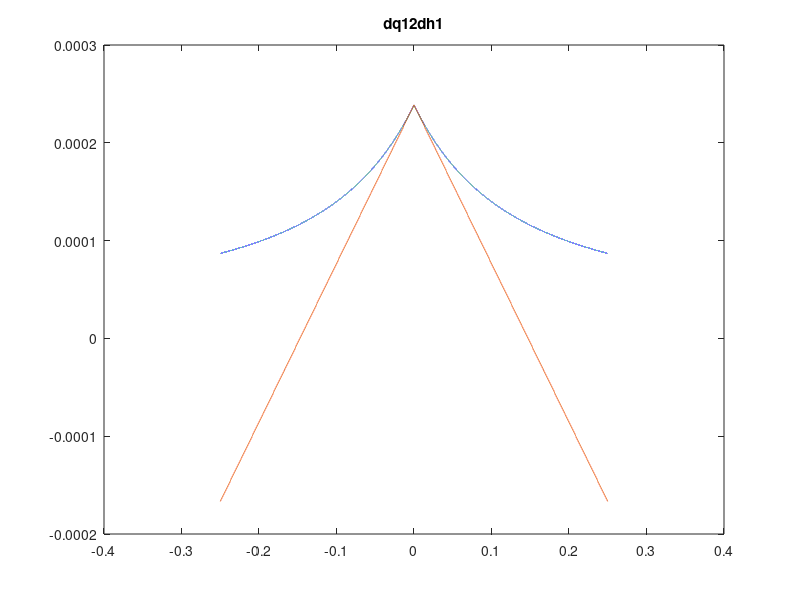
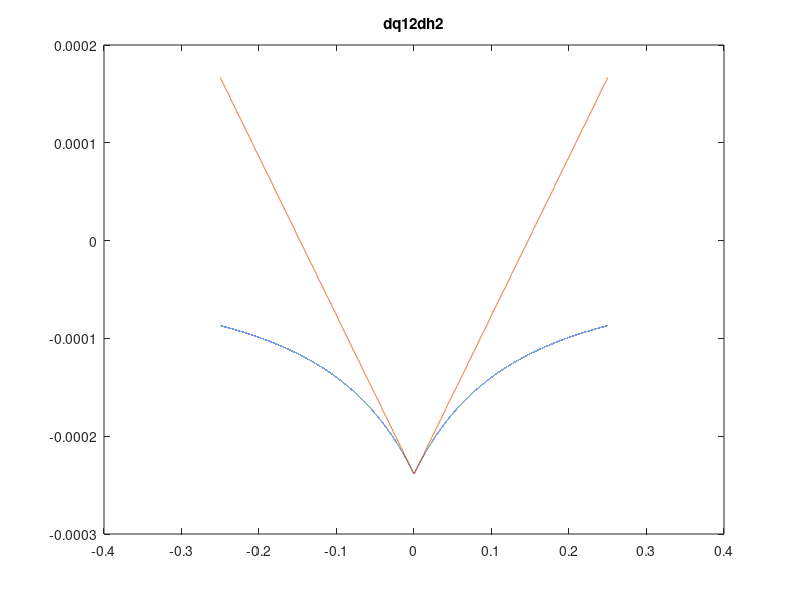

Reproduce these figures in MATLAB, in order.
%set_parameter;
Atant =      1.539e-2;      % Grundfl?che Tank
rho =        1000;          % Dichte Wasser
eta =        8.9e-4;        % Dynamische Viskosit?t Wasser
g =         9.81;          % Gravitationskonstante
alpha1 =    0.0583;        % Kontraktionskoeffizient AV1
DA1 =        15e-3;         % Durchmesser AV1
alpha2 =    0.1039;        % Kontraktionskoeffizient AV2
A2 =         1.0429e-4;     % Querschnittsflaeche AV2
alpha3 =    0.0600;        % Kontraktionskoeffizient AV3
DA3 =       15e-3;         % Durchmesser AV3
alpha12_0 = 0.3038;        % Kontraktionskoeffizient ZV12
A12 =      5.5531e-5;     % Querschnittsflaeche ZV12
Dh12 =      7.7e-3;        % hydraulischer Durchmesser
lambdac12 =  24000;         % kritische Fliesszahl ZV12
alpha23_0 = 0.1344;        % Kontraktionskoeffizient ZV23
D23       = 15e-3;         % Durchmesser ZV23
lambdac23 = 29600;         % Kritische Fliesszahl ZV23
hmin      = 0.05;          % Minimale Fuellhoehe
hmax      = 0.55;          % Maximale Fuellhoehe
U12 = 4.*A12./Dh12;
dh12min=    1e-4; 


%% Nicht Linear
deltah=-0.25:1e-5:0.25;

dq12_dh1 = 0.8e1 .* alpha12_0 .* A12 .^ 2 ./ U12 .* rho ./ eta .* g ./ lambdac12 .* (0.1e1 - tanh(0.8e1 .* A12 ./ U12 .* rho ./ eta .* sqrt(0.2e1) .* sqrt(g) .* sqrt(abs(deltah)) ./ lambdac12) .^ 2) + alpha12_0 .* tanh(0.8e1 .* A12 ./ U12 .* rho ./ eta .* sqrt(0.2e1) .* sqrt(g) .* sqrt(abs(deltah)) ./ lambdac12) .* A12 .* sqrt(0.2e1) .* sqrt(g) .* (abs(deltah)) .^ (-0.1e1 ./ 0.2e1) ./ 0.2e1;
dq12_dh2 = -(0.8e1 .* alpha12_0 .* A12 .^ 2 ./ U12 .* rho ./ eta .* g ./ lambdac12 .* (0.1e1 - tanh(0.8e1 .* A12 ./ U12 .* rho ./ eta .* sqrt(0.2e1) .* sqrt(g) .* sqrt(abs(deltah)) ./ lambdac12) .^ 2) + alpha12_0 .* tanh(0.8e1 .* A12 ./ U12 .* rho ./ eta .* sqrt(0.2e1) .* sqrt(g) .* sqrt(abs(deltah)) ./ lambdac12) .* A12 .* sqrt(0.2e1) .* sqrt(g) .* (abs(deltah)) .^ (-0.1e1 ./ 0.2e1) ./ 0.2e1);


%% Linarisierung


% dq12_dh1(dh12min)
eq12_h1gh2_dh1_subs = 0.2e1 * alpha12_0 * Dh12 * rho / eta * g / lambdac12 * (0.1e1 - tanh(0.2e1 * Dh12 * rho / eta * sqrt(0.2e1) * sqrt(g) * sqrt(abs(dh12min)) / lambdac12) ^ 2) * A12 + alpha12_0 * tanh(0.2e1 * Dh12 * rho / eta * sqrt(0.2e1) * sqrt(g) * sqrt(abs(dh12min)) / lambdac12) * A12 * sqrt(0.2e1) * sqrt(g) * (abs(dh12min) ^ (-0.1e1 / 0.2e1)) / 0.2e1;
% dq12_dh1(0)
eq12_h1gh2_dh1_d = 4 * alpha12_0 * A12 * Dh12 * rho * g / eta / lambdac12;
% Steigung von dq12_dh1
k_dq12_dh1 = (eq12_h1gh2_dh1_subs - eq12_h1gh2_dh1_d)/dh12min;

% dq12_dh2(dh12min)
eq12_h1gh2_dh2_subs = -0.2e1 * alpha12_0 * Dh12 * rho / eta * g / lambdac12 * (0.1e1 - tanh(0.2e1 * Dh12 * rho / eta * sqrt(0.2e1) * sqrt(g) * sqrt(dh12min) / lambdac12) ^ 2) * A12 - alpha12_0 * tanh(0.2e1 * Dh12 * rho / eta * sqrt(0.2e1) * sqrt(g) * sqrt(dh12min) / lambdac12) * A12 * sqrt(0.2e1) * sqrt(g) * dh12min ^ (-0.1e1 / 0.2e1) / 0.2e1;
% dq12_dh2(0)
eq12_h1gh2_dh2_d = -4 * alpha12_0 * A12 * Dh12 * rho * g / eta / lambdac12;
% Steigung von dq12_dh2
k_dq12_dh2 = (eq12_h1gh2_dh2_subs - eq12_h1gh2_dh2_d)/dh12min;


dq12_dh1_lin=eq12_h1gh2_dh1_d+k_dq12_dh1.*abs(deltah);
dq12_dh2_lin=eq12_h1gh2_dh2_d+k_dq12_dh2.*abs(deltah);



%% Plot
figure();
plot(deltah,dq12_dh1);
hold on
plot(deltah,dq12_dh1_lin);
title('dq12dh1');
figure();
plot(deltah,dq12_dh2);
hold on;
plot(deltah,dq12_dh2_lin);
title('dq12dh2');




   